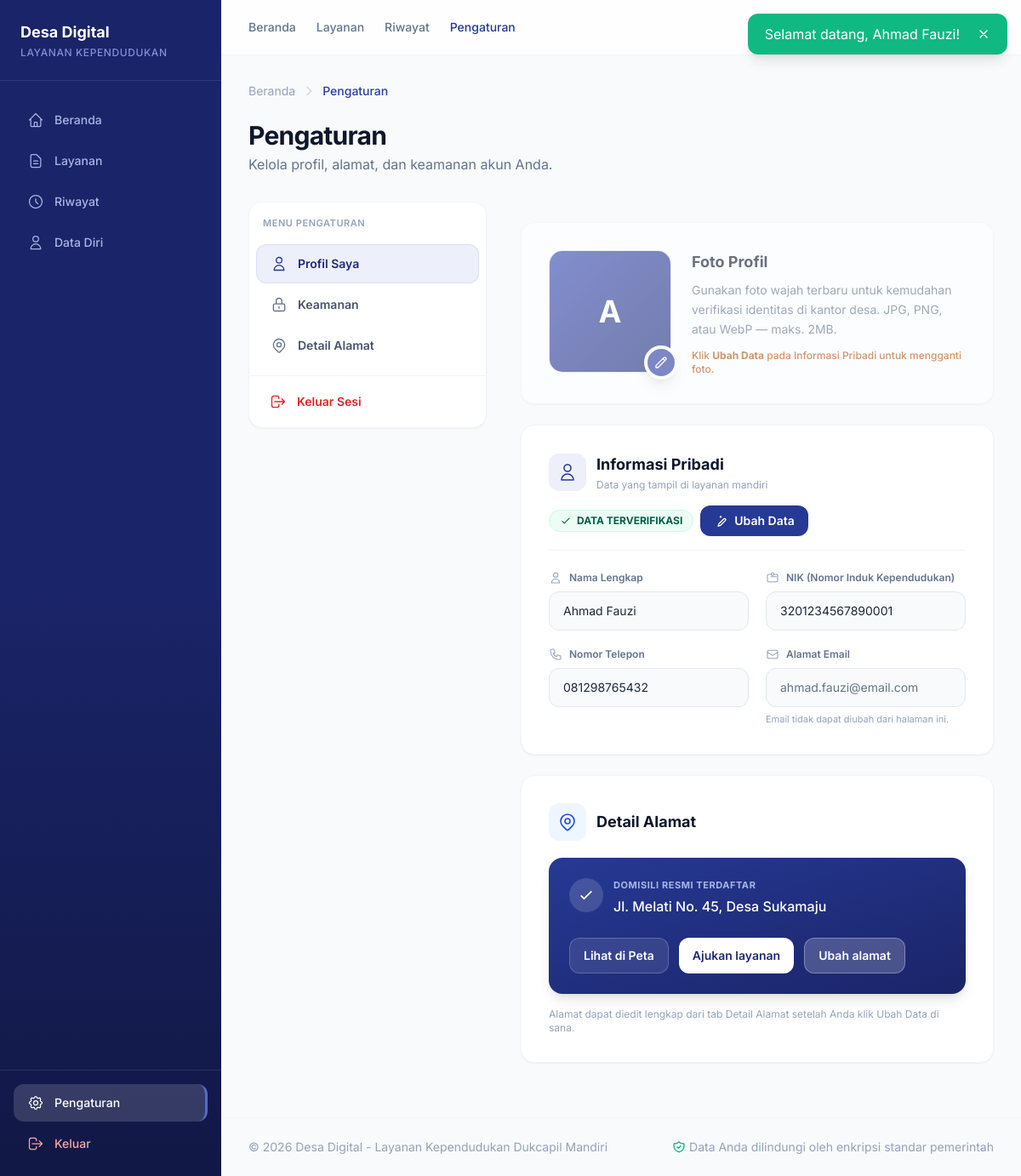
/settings.php (signed in), run on the app's committed database.
### tables this page shows
CREATE TABLE IF NOT EXISTS `users` (
  `id` INT NOT NULL AUTO_INCREMENT,
  `nama_lengkap` VARCHAR(100) NOT NULL,
  `nik` VARCHAR(16) NOT NULL,
  `email` VARCHAR(100) NOT NULL,
  `no_hp` VARCHAR(20) DEFAULT NULL,
  `password` VARCHAR(255) NOT NULL,
  `alamat` TEXT DEFAULT NULL,
  `tempat_lahir` VARCHAR(100) DEFAULT NULL,
  `tanggal_lahir` DATE DEFAULT NULL,
  `jenis_kelamin` ENUM('L','P') DEFAULT NULL,
  `role` ENUM('user','admin') NOT NULL DEFAULT 'user',
  `avatar` VARCHAR(255) DEFAULT NULL,
  `created_at` TIMESTAMP NOT NULL DEFAULT CURRENT_TIMESTAMP,
  `updated_at` TIMESTAMP NOT NULL DEFAULT CURRENT_TIMESTAMP ON UPDATE CURRENT_TIMESTAMP,
  PRIMARY KEY (`id`),
  UNIQUE KEY `uk_users_nik` (`nik`),
  UNIQUE KEY `uk_users_email` (`email`)
);

### app/Views/masyarakat/settings.php (the view, shortened to what the rows shown need)
<?php
$user = $user ?? [];
$hasAvatar = !empty($user['avatar']);
?>
<div class="pb-8">
    <div class="mb-8 animate-fade-in animate-delay-1">
        <h1 class="text-3xl font-bold text-slate-900 tracking-tight">Pengaturan</h1>
    </div>
    <div class="flex flex-col lg:flex-row gap-8 lg:gap-10 animate-fade-in animate-delay-2">
        <div class="flex-1 min-w-0 space-y-6">
            <form id="settings-main-form" method="POST" action="<?= baseUrl('settings.php') ?>"
                enctype="multipart/form-data" class="space-y-6">
                <div id="settings-panel-profil" class="settings-panel space-y-6">
                    <div id="settings-foto-zone"
                        class="bg-white rounded-2xl border border-slate-100 shadow-sm p-6 lg:p-8 pointer-events-none opacity-60 saturate-75 transition-opacity">
                        <div class="flex flex-col sm:flex-row sm:items-start gap-6">
                            <div class="relative shrink-0 mx-auto sm:mx-0">
                                <div
                                    class="w-36 h-36 rounded-2xl bg-slate-100 overflow-hidden border border-slate-200 shadow-inner">
                                    <?php if ($hasAvatar): ?>
                                        <img src="<?= baseUrl('uploads/avatars/' . rawurlencode((string) $user['avatar'])) ?>"
                                            alt="" class="w-full h-full object-cover">
                                    <?php else: ?>
                                        <div
                                            class="w-full h-full flex items-center justify-center bg-gradient-to-br from-primary-500 to-primary-800 text-white text-4xl font-bold">
                                            <?= strtoupper(substr(trim((string) ($user['nama_lengkap'] ?? '')), 0, 1) ?: 'U') ?>
                                        </div>
                                    <?php endif; ?>
                                </div>
                            </div>
                        </div>
                    </div>
                    <div class="bg-white rounded-2xl border border-slate-100 shadow-sm p-6 lg:p-8">
                        <div class="grid grid-cols-1 md:grid-cols-2 gap-5">
                            <div>
                                <label class="flex items-center gap-2 text-xs font-semibold text-slate-500 mb-2">
                                    <svg class="w-4 h-4 text-slate-400" fill="none" stroke="currentColor"
                                        viewBox="0 0 24 24">
                                        <path stroke-linecap="round" stroke-linejoin="round" stroke-width="1.6"
                                            d="M16 7a4 4 0 11-8 0 4 4 0 018 0zM12 14a7 7 0 00-7 7h14a7 7 0 00-7-7z" />
                                    </svg>
                                    Nama Lengkap
                                </label>
                                <input type="text" id="settings-nama" name="nama_lengkap" required readonly
                                    value="<?= htmlspecialchars((string) ($user['nama_lengkap'] ?? '')) ?>"
                                    class="settings-profil-field w-full px-4 py-3 rounded-xl border border-slate-200 text-sm text-slate-800 bg-slate-50 cursor-default focus:outline-none focus:ring-2 focus:ring-primary-500/25 focus:border-primary-500">
                            </div>
                            <div>
                                <label class="flex items-center gap-2 text-xs font-semibold text-slate-500 mb-2">
                                    <svg class="w-4 h-4 text-slate-400" fill="none" stroke="currentColor"
                                        viewBox="0 0 24 24">
                                        <path stroke-linecap="round" stroke-linejoin="round" stroke-width="1.6"
                                            d="M10 6H5a2 2 0 00-2 2v9a2 2 0 002 2h14a2 2 0 002-2V8a2 2 0 00-2-2h-5m-4 0V5a2 2 0 114 0v1m-4 0a2 2 0 104 0m-5 4h10" />
                                    </svg>
                                    NIK (Nomor Induk Kependudukan)
                                </label>
                                <input type="text" id="settings-nik" name="nik" maxlength="16" required readonly inputmode="numeric"
                                    value="<?= htmlspecialchars((string) ($user['nik'] ?? '')) ?>"
                                    class="settings-profil-field w-full px-4 py-3 rounded-xl border border-slate-200 text-sm text-slate-800 bg-slate-50 cursor-default focus:outline-none focus:ring-2 focus:ring-primary-500/25 focus:border-primary-500">
                            </div>
                            <div>
                                <label class="flex items-center gap-2 text-xs font-semibold text-slate-500 mb-2">
                                    Nomor Telepon
                                </label>
                                <input type="text" id="settings-hp" name="no_hp" readonly
                                    value="<?= htmlspecialchars((string) ($user['no_hp'] ?? '')) ?>"
                                    class="settings-profil-field w-full px-4 py-3 rounded-xl border border-slate-200 text-sm text-slate-800 bg-slate-50 cursor-default focus:outline-none focus:ring-2 focus:ring-primary-500/25 focus:border-primary-500"
                                    placeholder="+62 …">
                            </div>
                            <div>
                                <label class="flex items-center gap-2 text-xs font-semibold text-slate-500 mb-2">
                                    <svg class="w-4 h-4 text-slate-400" fill="none" stroke="currentColor"
                                        viewBox="0 0 24 24">
                                        <path stroke-linecap="round" stroke-linejoin="round" stroke-width="1.6"
                                            d="M3 8l7.89 5.26a2 2 0 002.22 0L21 8M5 19h14a2 2 0 002-2V7a2 2 0 00-2-2H5a2 2 0 00-2 2v10a2 2 0 002 2z" />
                                    </svg>
                                    Alamat Email
                                </label>
                                <input type="email" readonly tabindex="-1"
                                    value="<?= htmlspecialchars((string) ($user['email'] ?? '')) ?>"
                                    class="w-full px-4 py-3 rounded-xl border border-slate-200 text-sm text-slate-500 bg-slate-50 cursor-not-allowed"
                                    title="Email mengikuti akun Anda saat registrasi / login">
                                <p class="text-[11px] text-slate-400 mt-1.5">Email tidak dapat diubah dari halaman ini.</p>
                            </div>
                        </div>
                    </div>
                </div>
            </form>
        </div>
    </div>
</div>

### data on the page
users: nama_lengkap "A", nama_lengkap "Ahmad Fauzi", nik "3201234567890001", no_hp "081298765432", email "ahmad.fauzi@email.com"

### other printed values
$flash['message'] "Selamat datang, Ahmad Fauzi!"
$formattedAlamat "Jl. Melati No. 45, Desa Sukamaju"
